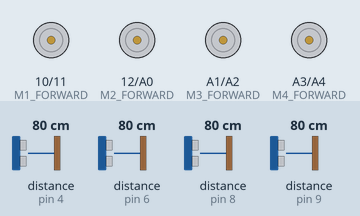
Bench run of a sketch on a simulated Arduino Uno, built with avr-gcc and run on an emulated ATmega328P. Shown: motor-driver pin pairs drawn as motors (green arrow = first pin HIGH = forward, orange = second pin HIGH = backward, longer = more drive). Inputs (shaded band) come from the test bench; at power-on: distance to the obstacle (sensors on pin 6, pin 4, pin 8, pin 9) 80 cm. The echo pulse lasts 58.3 µs per cm.

Above: at 1.2 s.
1.3 s: distance to the obstacle (sensor on pin 6) set to 67 cm
At 5.17 s:
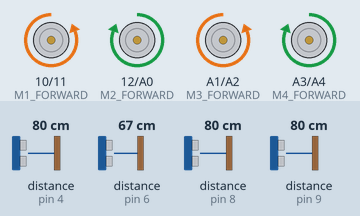
Timing chart, 0 to 16.8 s (numbered marks = the images above; inputs shaded):
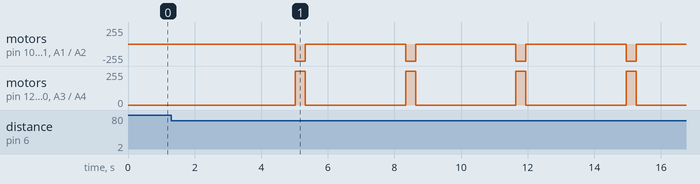

Measured:
- the behaviour switches between 72 and 71 cm on distance to the obstacle (sensor on pin 6) (found by bisection; images 0 and 1)
- after the input at 1.3 s, motor on pin 10 (M1_FORWARD) / pin 11 (M1_BACKWARD): alternates backward 255/255 for 0.30 s and stopped for 3.0 s, starting after 3.7 s; motor on pin 12 (M2_FORWARD) / A0 (M2_BACKWARD): alternates forward 255/255 for 0.30 s and stopped for 3.0 s, starting after 3.7 s

The sketch:

right_rotator_corner_001.ino
```cpp
#include <NewPing.h>

//PIN CONFIGURATION FOR ULTRASONIC SENSOR
#define X_TRIGGER_PIN  2
#define X_ECHO_PIN     4

#define Y_TRIGGER_PIN  7
#define Y_ECHO_PIN     8

#define XD_TRIGGER_PIN  13
#define XD_ECHO_PIN     9

#define YD_TRIGGER_PIN  5 //
#define YD_ECHO_PIN     6 //

//MOTOR DRIVER PIN CONFIGURATION
#define M1_FORWARD 10
#define M1_BACKWARD 11

#define M2_FORWARD 12
#define M2_BACKWARD A0

#define M3_FORWARD  A1
#define M3_BACKWARD A2

#define M4_FORWARD A3
#define M4_BACKWARD A4

//MAXIMUM DISTANCE FOR ULTARSONIC SENSOR
#define MAX_DISTANCE 4000

//PARAMETERS
float X_PING_DISTACE;
float Y_PING_DISTACE;
float XD_PING_DISTACE;
float YD_PING_DISTACE;

//INTERNAL PARAMETERS
int X_OFFSET = 12;
int Y_OFFSET = 20;
int GLOBEL_X = 96;
int GLOBEL_Y = 70;
int ORNT_1 = 1;
int ORNT_2 = 2;
bool flag = false;

//ultrasnoic oject creation
NewPing sonar_X(X_TRIGGER_PIN, X_ECHO_PIN, MAX_DISTANCE);
NewPing sonar_Y(Y_TRIGGER_PIN, Y_ECHO_PIN, MAX_DISTANCE);
NewPing sonar_XD(XD_TRIGGER_PIN, XD_ECHO_PIN, MAX_DISTANCE);
NewPing sonar_YD(YD_TRIGGER_PIN, YD_ECHO_PIN, MAX_DISTANCE);


void setup() {
  Serial.begin(115200);
  //MOTOR DRIVER PIN CONFIGURATION
  pinMode(M1_FORWARD,OUTPUT);
  pinMode(M1_BACKWARD,OUTPUT);

  pinMode(M2_FORWARD,OUTPUT);
  pinMode(M2_BACKWARD,OUTPUT);

  pinMode(M3_FORWARD,OUTPUT);
  pinMode(M3_BACKWARD,OUTPUT);

  pinMode(M4_FORWARD,OUTPUT);
  pinMode(M4_BACKWARD,OUTPUT);

  //MOTOR DRIVER INITIAL CONDITION
  bot_engine_stop();}

void loop() {
 //for delay weigth calculation
  int W0 = 100;
  int W = 0;
  int DW = 0;
  int Temp_w = 0;
  int x_distance = 0;
  int index = 1;
  bool loop_flag = false;
  if(flag){

  }else{
//calulate_all_distance
  delay(1000);
  X_PING_DISTACE = sonar_X.ping_cm();
  delay(1000);
  Y_PING_DISTACE = sonar_Y.ping_cm();
  delay(1000);
  XD_PING_DISTACE = sonar_XD.ping_cm();
  delay(1000);
  YD_PING_DISTACE = sonar_YD.ping_cm();
  delay(1000);
  int ref_distance = 0;
  int calculator_distance = 0;
  ref_distance = (X_PING_DISTACE + XD_PING_DISTACE + X_OFFSET);
  calculator_distance = (Y_PING_DISTACE + YD_PING_DISTACE + Y_OFFSET);
  //loop -1
  while(!(calculator_distance >= ref_distance)){

    //stop
    bot_engine_stop();
     //bot_anti_clock
     bot_clock(300);
     //stop
    bot_engine_stop();
    delay(1000);
    Y_PING_DISTACE = sonar_Y.ping_cm();
    delay(1000);
    YD_PING_DISTACE = sonar_YD.ping_cm();
    delay(1000);
     calculator_distance = (Y_PING_DISTACE + YD_PING_DISTACE + Y_OFFSET);
     loop_flag = true;

  }
  //oposit loop
  //loop -2
  while(loop_flag){
      int count = 0;
    //stop
    bot_engine_stop();
    //delay weigth calculation
        if(count > 4){
          DW = 130;
        }else{
          DW = 200;
        }

      //bot_anti_clock
      bot_clock(DW);
      //stop
      bot_engine_stop();
      delay(1000);
      X_PING_DISTACE = sonar_X.ping_cm();
      delay(1000);
      Y_PING_DISTACE = sonar_Y.ping_cm();
      delay(1000);
      XD_PING_DISTACE = sonar_XD.ping_cm();
      delay(1000);
      YD_PING_DISTACE = sonar_YD.ping_cm();
      delay(1000);

      calculator_distance = (Y_PING_DISTACE + YD_PING_DISTACE + Y_OFFSET);
      x_distance = (X_PING_DISTACE + XD_PING_DISTACE + X_OFFSET);

      count = count + 1;
      if(calculator_distance <= ref_distance){
        index = 0;
      }
      if(index == 0)
      {
        break;
      }
  }
    flag = true;
  }
}

//suporting functions
void bot_clock (int w){

  //(clock)
        digitalWrite(M1_FORWARD,LOW);
        digitalWrite(M1_BACKWARD,HIGH);

        digitalWrite(M2_FORWARD,HIGH);
        digitalWrite(M2_BACKWARD,LOW);

        digitalWrite(M3_FORWARD,LOW);
        digitalWrite(M3_BACKWARD,HIGH);

        digitalWrite(M4_FORWARD,HIGH);
        digitalWrite(M4_BACKWARD,LOW);
        delay(w);

}

void bot_anti_clock (int w){

  //(counter_clock)
        digitalWrite(M1_FORWARD,HIGH);
        digitalWrite(M1_BACKWARD,LOW);

        digitalWrite(M2_FORWARD,LOW);
        digitalWrite(M2_BACKWARD,HIGH);

        digitalWrite(M3_FORWARD,HIGH);
        digitalWrite(M3_BACKWARD,LOW);

        digitalWrite(M4_FORWARD,LOW);
        digitalWrite(M4_BACKWARD,HIGH);
        delay(w);

}

void bot_engine_stop (){

  //stop
  digitalWrite(M1_FORWARD,LOW);
  digitalWrite(M1_BACKWARD,LOW);

  digitalWrite(M2_FORWARD,LOW);
  digitalWrite(M2_BACKWARD,LOW);

  digitalWrite(M3_FORWARD,LOW);
  digitalWrite(M3_BACKWARD,LOW);

  digitalWrite(M4_FORWARD,LOW);
  digitalWrite(M4_BACKWARD,LOW);

}

void bot_forward (int w){

  //forward
  digitalWrite(M1_FORWARD,HIGH);
  digitalWrite(M1_BACKWARD,LOW);

  digitalWrite(M2_FORWARD,HIGH);
  digitalWrite(M2_BACKWARD,LOW);

  digitalWrite(M3_FORWARD,HIGH);
  digitalWrite(M3_BACKWARD,LOW);

  digitalWrite(M4_FORWARD,HIGH);
  digitalWrite(M4_BACKWARD,LOW);
  delay(w);

}

void bot_backward (int w){

  //backward
  digitalWrite(M1_FORWARD,LOW);
  digitalWrite(M1_BACKWARD,HIGH);

  digitalWrite(M2_FORWARD,LOW);
  digitalWrite(M2_BACKWARD,HIGH);

  digitalWrite(M3_FORWARD,LOW);
  digitalWrite(M3_BACKWARD,HIGH);

  digitalWrite(M4_FORWARD,LOW);
  digitalWrite(M4_BACKWARD,HIGH);
  delay(w);

}
```
